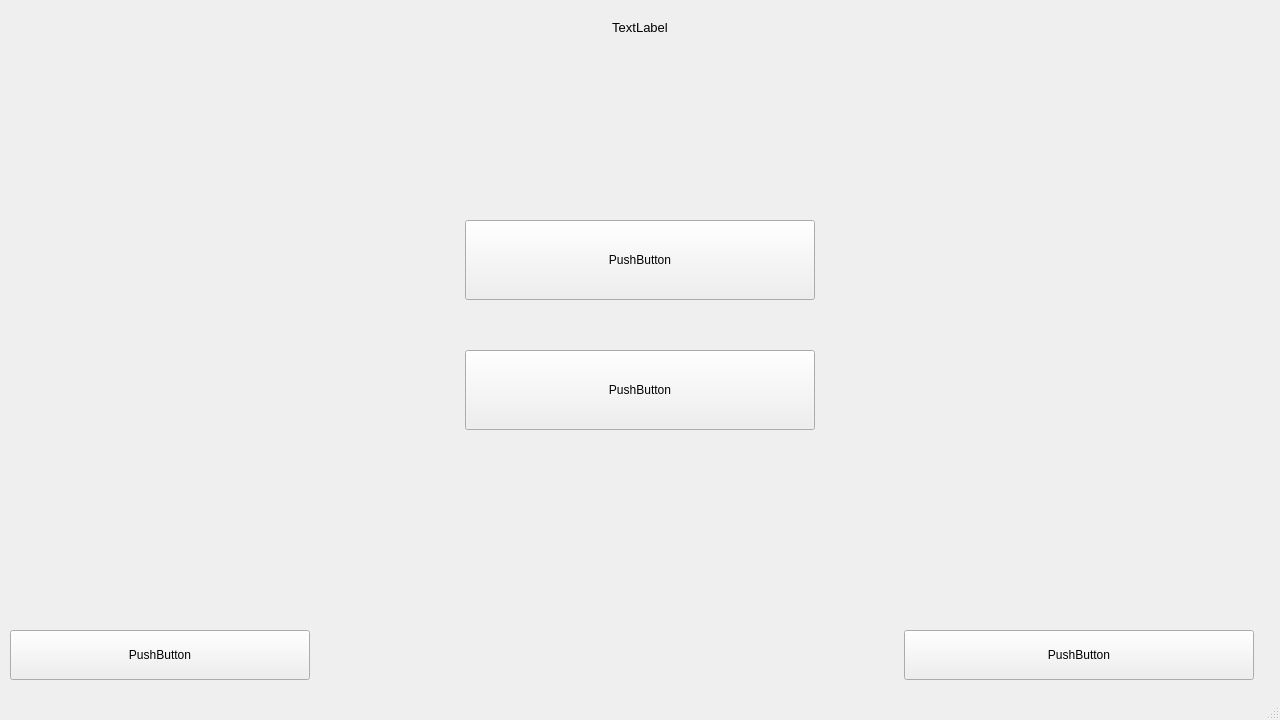
<?xml version="1.0" encoding="UTF-8"?>
<ui version="4.0">
 <class>MainWindow</class>
 <widget class="QMainWindow" name="MainWindow">
  <property name="geometry">
   <rect>
    <x>0</x>
    <y>0</y>
    <width>1280</width>
    <height>720</height>
   </rect>
  </property>
  <property name="windowTitle">
   <string>MainWindow</string>
  </property>
  <widget class="QWidget" name="centralwidget">
   <widget class="QWidget" name="header" native="true">
    <property name="geometry">
     <rect>
      <x>65</x>
      <y>0</y>
      <width>1150</width>
      <height>111</height>
     </rect>
    </property>
    <layout class="QVBoxLayout" name="verticalLayout">
     <item>
      <widget class="QLabel" name="queseriaSupportLabel">
       <property name="maximumSize">
        <size>
         <width>2000</width>
         <height>70</height>
        </size>
       </property>
       <property name="text">
        <string>&lt;html&gt;&lt;head/&gt;&lt;body&gt;&lt;p align=&quot;center&quot;&gt;&lt;span style=&quot; font-size:10pt;&quot;&gt;TextLabel&lt;/span&gt;&lt;/p&gt;&lt;/body&gt;&lt;/html&gt;</string>
       </property>
       <property name="alignment">
        <set>Qt::AlignmentFlag::AlignHCenter|Qt::AlignmentFlag::AlignTop</set>
       </property>
      </widget>
     </item>
    </layout>
   </widget>
   <widget class="QWidget" name="buttonFirst" native="true">
    <property name="geometry">
     <rect>
      <x>465</x>
      <y>210</y>
      <width>350</width>
      <height>100</height>
     </rect>
    </property>
    <property name="maximumSize">
     <size>
      <width>16777215</width>
      <height>16777215</height>
     </size>
    </property>
    <layout class="QVBoxLayout" name="verticalLayout_2">
     <item>
      <widget class="QPushButton" name="settingButton">
       <property name="maximumSize">
        <size>
         <width>350</width>
         <height>80</height>
        </size>
       </property>
       <property name="text">
        <string>PushButton</string>
       </property>
      </widget>
     </item>
    </layout>
   </widget>
   <widget class="QWidget" name="buttonSecond" native="true">
    <property name="geometry">
     <rect>
      <x>465</x>
      <y>340</y>
      <width>350</width>
      <height>100</height>
     </rect>
    </property>
    <property name="maximumSize">
     <size>
      <width>16777215</width>
      <height>16777215</height>
     </size>
    </property>
    <layout class="QVBoxLayout" name="verticalLayout_3">
     <item>
      <widget class="QPushButton" name="startButton">
       <property name="maximumSize">
        <size>
         <width>350</width>
         <height>80</height>
        </size>
       </property>
       <property name="text">
        <string>PushButton</string>
       </property>
      </widget>
     </item>
    </layout>
   </widget>
   <widget class="QWidget" name="github" native="true">
    <property name="geometry">
     <rect>
      <x>10</x>
      <y>610</y>
      <width>371</width>
      <height>91</height>
     </rect>
    </property>
    <layout class="QVBoxLayout" name="verticalLayout_4">
     <item>
      <widget class="QPushButton" name="githubButton">
       <property name="maximumSize">
        <size>
         <width>300</width>
         <height>50</height>
        </size>
       </property>
       <property name="text">
        <string>PushButton</string>
       </property>
      </widget>
     </item>
    </layout>
   </widget>
   <widget class="QWidget" name="telegram" native="true">
    <property name="geometry">
     <rect>
      <x>904</x>
      <y>610</y>
      <width>371</width>
      <height>91</height>
     </rect>
    </property>
    <layout class="QVBoxLayout" name="verticalLayout_5">
     <item>
      <widget class="QPushButton" name="telegramButton">
       <property name="maximumSize">
        <size>
         <width>350</width>
         <height>50</height>
        </size>
       </property>
       <property name="text">
        <string>PushButton</string>
       </property>
      </widget>
     </item>
    </layout>
   </widget>
   <widget class="QLabel" name="needSettingLabel">
    <property name="geometry">
     <rect>
      <x>490</x>
      <y>315</y>
      <width>301</width>
      <height>31</height>
     </rect>
    </property>
    <property name="text">
     <string>&lt;html&gt;&lt;head/&gt;&lt;body&gt;&lt;p align=&quot;center&quot;&gt;&lt;br/&gt;&lt;/p&gt;&lt;/body&gt;&lt;/html&gt;</string>
    </property>
   </widget>
  </widget>
  <widget class="QStatusBar" name="statusbar"/>
 </widget>
 <resources/>
 <connections/>
</ui>
